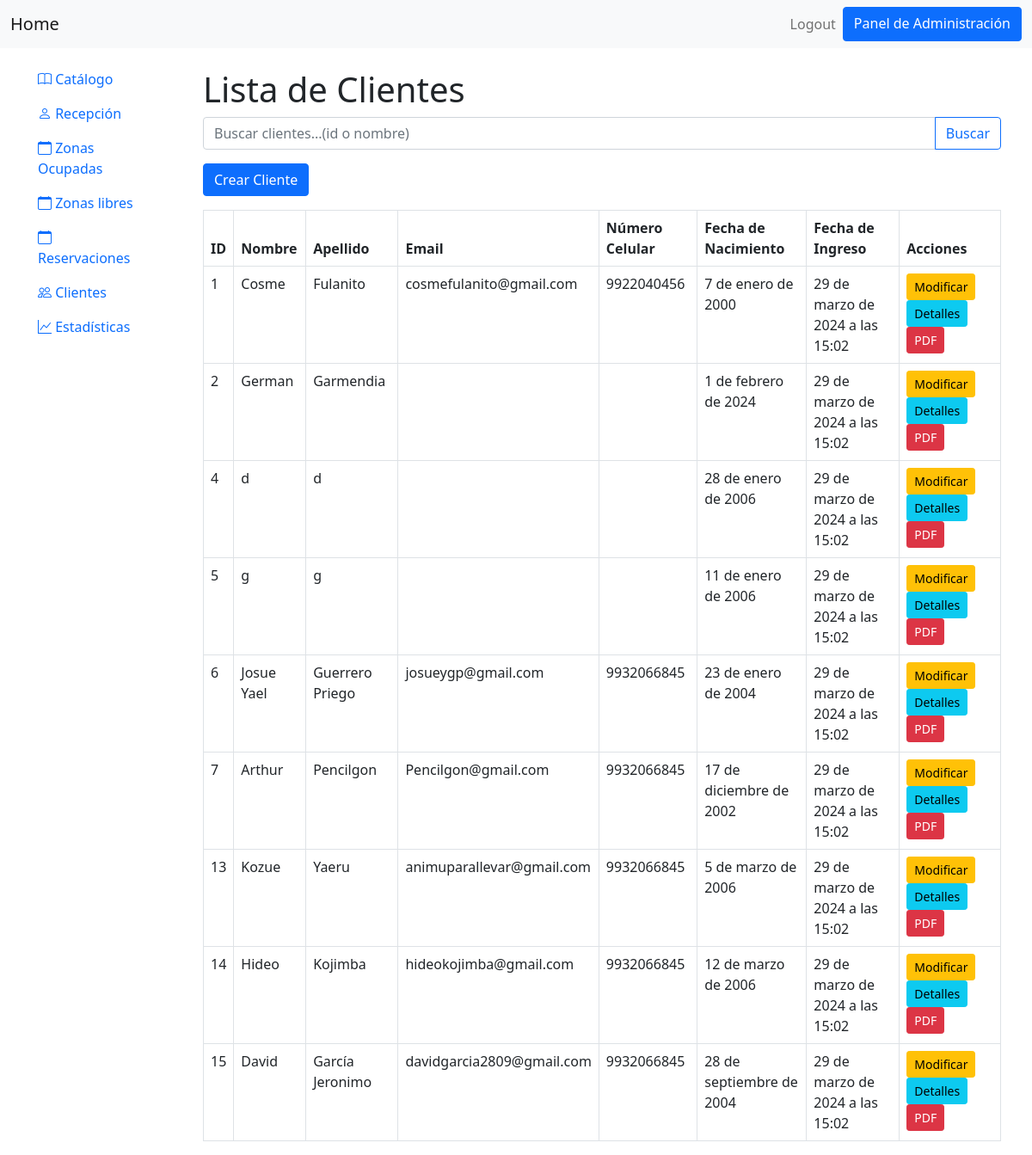
/client/ (signed in), run on the app's committed database.
### Reservacion/models.py (models this page shows, shortened)
class Clients(models.Model):
    id_clients = models.AutoField(primary_key=True)
    id_auth_user = models.ForeignKey(User, on_delete=models.CASCADE)
    first_name=  models.CharField(max_length=180)
    last_name=  models.CharField(max_length=180)
    email= models.CharField(max_length=180, default='')
    contact_number = PhoneNumberField(default='')
    birth_date = models.DateField(default=timezone.now)
    creation_date= models.DateTimeField(auto_now=True)

### Reservacion/views.py (the view, shortened to what this page needs)
# urls.py: path('client/',views.client, name='client'),
@login_required
def client(request):
    search_query = request.GET.get('search', '')
    if search_query:
        try:
            client_id = int(search_query)
            clients = Clients.objects.filter(id_clients=client_id)
        except ValueError:
            clients = Clients.objects.filter(Q(first_name__icontains=search_query) |
                                              Q(last_name__icontains=search_query))
    else:
        clients = Clients.objects.all()
    context = {'clients': clients}
    return render(request, 'clients.html', context)

### Reservacion/templates/clients.html (shortened to what this page needs)
{% extends "base.html" %}
{% block content %}
<div class="container mt-4">
    <h1>Lista de Clientes</h1>
    <form action="{% url 'client_search' %}" method="GET" class="mb-3">
        <div class="input-group">
            <input type="text" name="search" class="form-control" placeholder="Buscar clientes...(id o nombre)">
            <button type="submit" class="btn btn-outline-primary">Buscar</button>
        </div>
    </form>
    <a href="{% url 'create_client' %}" class="btn btn-primary mb-3">Crear Cliente</a>
    <table class="table table-bordered table-hover">
        <thead>
            <tr>
                <th>ID</th>
                <th>Nombre</th>
                <th>Apellido</th>
                <th>Email</th>
                <th>Número Celular</th>
                <th>Fecha de Nacimiento</th>
                <th>Fecha de Ingreso</th>
                <th>Acciones</th>
            </tr>
        </thead>
        <tbody>
            {% for client in clients %}
            <tr>
                <td>{{ client.id_clients }}</td>
                <td>{{ client.first_name }}</td>
                <td>{{ client.last_name }}</td>
                <td>{{ client.email }}</td>
                <td>{{ client.contact_number }}</td>
                <td>{{ client.birth_date }}</td>
                <td>{{ client.creation_date }}</td>
                <td>
                    <a href="{% url 'clientedit' client.id_clients %}" class="btn btn-warning btn-sm" title="Modificar">Modificar</a>
                    <a href="{% url 'client_detail' client.id_clients %}" class="btn btn-info btn-sm" title="Detalles">Detalles</a>
                    <a href="?format=pdf&client_id={{ client.id_clients }}" class="btn btn-danger btn-sm" title="Exportar a PDF">PDF</a>
                </td>
            </tr>
            {% endfor %}
        </tbody>
    </table>
</div>
{% endblock %}

### data on the page
Clients: id_clients "1", first_name "Cosme", last_name "Fulanito", email "cosmefulanito@gmail.com", contact_number "9922040456", birth_date "7 de enero de 2000", creation_date "29 de marzo de 2024 a las 15:02"
Clients: id_clients "2", first_name "German", last_name "Garmendia", birth_date "1 de febrero de 2024", creation_date "29 de marzo de 2024 a las 15:02"
Clients: id_clients "4", first_name "d", last_name "d", birth_date "28 de enero de 2006", creation_date "29 de marzo de 2024 a las 15:02"
Clients: id_clients "5", first_name "g", last_name "g", birth_date "11 de enero de 2006", creation_date "29 de marzo de 2024 a las 15:02"
Clients: id_clients "6", first_name "Josue Yael", last_name "Guerrero Priego", email "josueygp@gmail.com", contact_number "9932066845", birth_date "23 de enero de 2004", creation_date "29 de marzo de 2024 a las 15:02"
Clients: id_clients "7", first_name "Arthur", last_name "Pencilgon", email "Pencilgon@gmail.com", contact_number "9932066845", birth_date "17 de diciembre de 2002", creation_date "29 de marzo de 2024 a las 15:02"
Clients: id_clients "13", first_name "Kozue", last_name "Yaeru", email "animuparallevar@gmail.com", contact_number "9932066845", birth_date "5 de marzo de 2006", creation_date "29 de marzo de 2024 a las 15:02"
Clients: id_clients "14", first_name "Hideo", last_name "Kojimba", email "hideokojimba@gmail.com", contact_number "9932066845", birth_date "12 de marzo de 2006", creation_date "29 de marzo de 2024 a las 15:02"
Clients: id_clients "15", first_name "David", last_name "García Jeronimo", email "davidgarcia2809@gmail.com", contact_number "9932066845", birth_date "28 de septiembre de 2004", creation_date "29 de marzo de 2024 a las 15:02"
